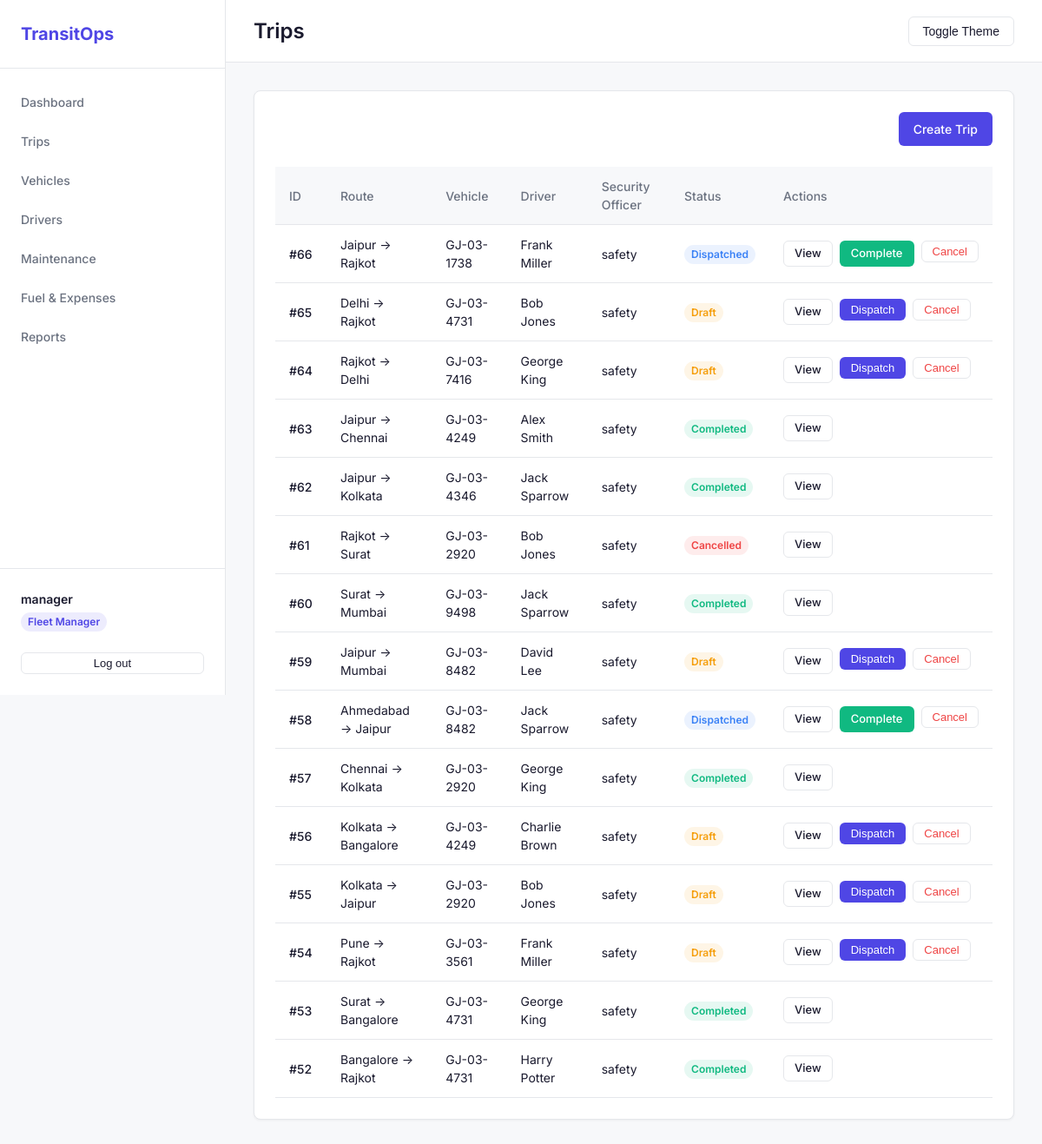
/trips/ (signed in), run on an earlier commit of the app's database.
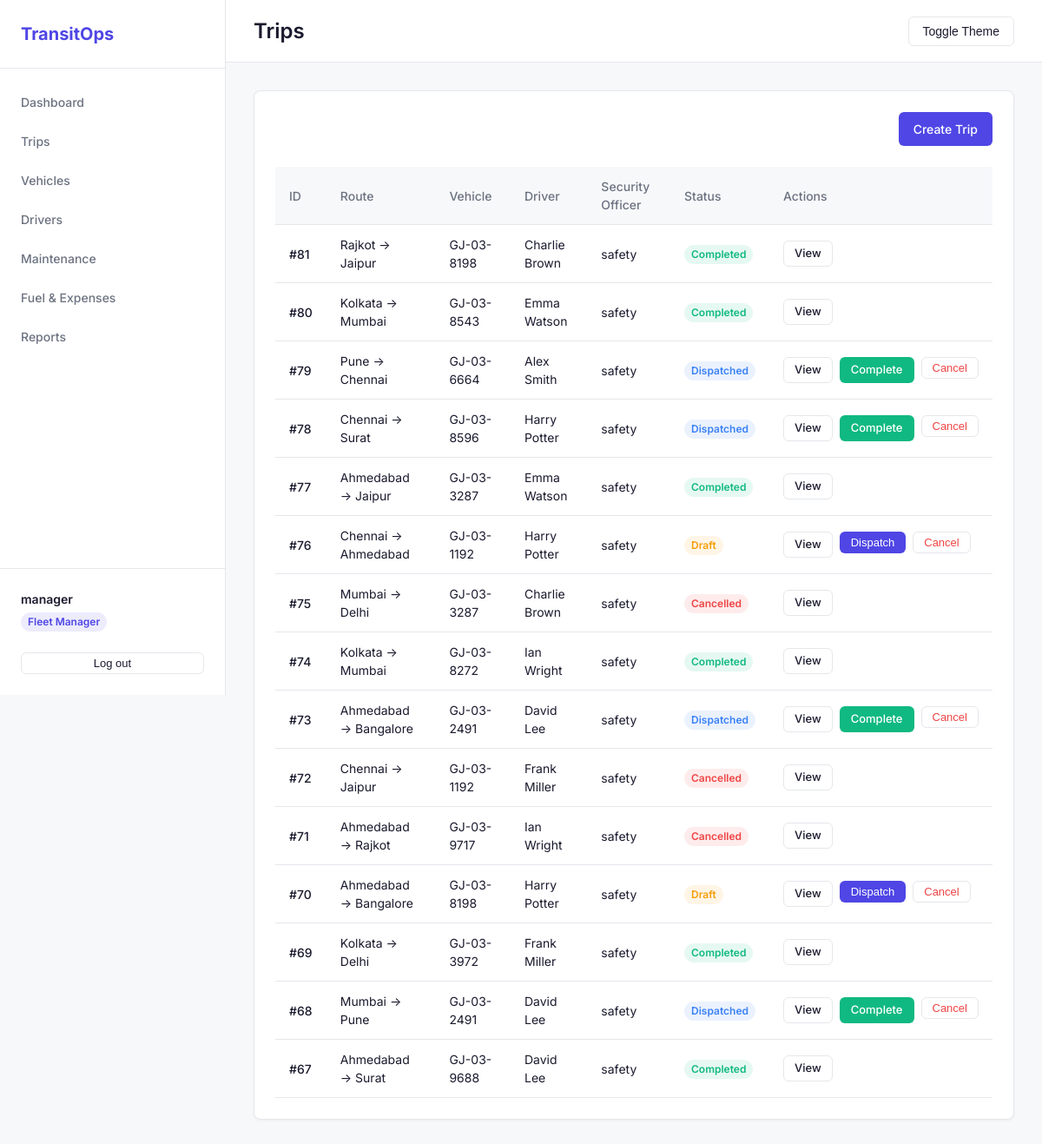
And on a later commit of the database.
### trips/models.py (models this page shows, shortened)
class Trip(models.Model):
    STATUS_CHOICES = (
        ('Draft', 'Draft'),
        ('Dispatched', 'Dispatched'),
        ('Completed', 'Completed'),
        ('Cancelled', 'Cancelled'),
    )
    source = models.CharField(max_length=200)
    destination = models.CharField(max_length=200)
    vehicle = models.ForeignKey(Vehicle, on_delete=models.CASCADE, related_name='trips')
    driver = models.ForeignKey(Driver, on_delete=models.CASCADE, related_name='trips')
    security_officer = models.ForeignKey(User, on_delete=models.SET_NULL, null=True, blank=True, related_name='supervised_trips')
    cargo_weight = models.DecimalField(max_digits=10, decimal_places=2, help_text="in kg")
    planned_distance = models.DecimalField(max_digits=10, decimal_places=2, help_text="in km")
    actual_distance = models.DecimalField(max_digits=10, decimal_places=2, null=True, blank=True)
    fuel_consumed = models.DecimalField(max_digits=10, decimal_places=2, null=True, blank=True)
    revenue = models.DecimalField(max_digits=12, decimal_places=2, default=0.00, help_text="Trip Revenue for ROI calculation")
    status = models.CharField(max_length=20, choices=STATUS_CHOICES, default='Draft')
    created_by = models.ForeignKey(User, on_delete=models.SET_NULL, null=True)
    dispatched_at = models.DateTimeField(null=True, blank=True)
    completed_at = models.DateTimeField(null=True, blank=True)
    cancelled_at = models.DateTimeField(null=True, blank=True)
    created_at = models.DateTimeField(auto_now_add=True)
    updated_at = models.DateTimeField(auto_now=True)
    class Meta:
        ordering = ['-created_at']

### vehicles/models.py (models this page shows, shortened)
class Vehicle(models.Model):
    STATUS_CHOICES = (
        ('Available', 'Available'),
        ('On Trip', 'On Trip'),
        ('In Shop', 'In Shop'),
        ('Retired', 'Retired'),
    )
    registration_number = models.CharField(max_length=50, unique=True, db_index=True)
    name_model = models.CharField(max_length=100)
    vehicle_type = models.CharField(max_length=50)
    max_load_capacity = models.DecimalField(max_digits=10, decimal_places=2, help_text="in kg")
    odometer = models.DecimalField(max_digits=10, decimal_places=2, default=0.0, help_text="in km")
    acquisition_cost = models.DecimalField(max_digits=12, decimal_places=2)
    status = models.CharField(max_length=20, choices=STATUS_CHOICES, default='Available')
    region = models.CharField(max_length=100, blank=True)
    created_at = models.DateTimeField(auto_now_add=True)
    updated_at = models.DateTimeField(auto_now=True)
    class Meta:
        ordering = ['-created_at']

### drivers/models.py (models this page shows, shortened)
class Driver(models.Model):
    STATUS_CHOICES = (
        ('Available', 'Available'),
        ('On Trip', 'On Trip'),
        ('Off Duty', 'Off Duty'),
        ('Suspended', 'Suspended'),
    )
    user = models.OneToOneField(User, on_delete=models.CASCADE, null=True, blank=True, related_name='driver_profile')
    name = models.CharField(max_length=100)
    license_number = models.CharField(max_length=50, unique=True)
    license_category = models.CharField(max_length=50)
    license_expiry_date = models.DateField()
    contact_number = models.CharField(max_length=20)
    safety_score = models.IntegerField(default=100, help_text="0-100")
    status = models.CharField(max_length=20, choices=STATUS_CHOICES, default='Available')
    created_at = models.DateTimeField(auto_now_add=True)
    updated_at = models.DateTimeField(auto_now=True)
    class Meta:
        ordering = ['-created_at']

### trips/views.py (the view)
# urls.py: path('', views.trip_list, name='trips_list'),
@role_required('Fleet Manager', 'Safety Officer', 'Driver', 'Admin')
def trip_list(request):
    trips = Trip.objects.all()
    if hasattr(request.user, 'profile') and request.user.profile.role == 'Driver':
        trips = trips.filter(driver__user=request.user)
    return render(request, 'trips/list.html', {'trips': trips})

### templates/trips/list.html (shortened to what this page needs)
{% extends 'base.html' %}
{% block page_title %}Trips{% endblock %}
{% block content %}
<div class="card">
    <div style="display: flex; justify-content: space-between; margin-bottom: 24px;">
        {% if user.profile.role in 'Fleet Manager,Admin' %}
        <a href="{% url 'trip_create' %}" class="btn btn-primary">Create Trip</a>
        {% endif %}
    </div>
    <div class="table-container">
        <table class="table">
            <thead>
                <tr>
                    <th>ID</th>
                    <th>Route</th>
                    <th>Vehicle</th>
                    <th>Driver</th>
                    <th>Security Officer</th>
                    <th>Status</th>
                    <th>Actions</th>
                </tr>
            </thead>
            <tbody>
                {% for trip in trips %}
                <tr>
                    <td style="font-weight: 500;">#{{ trip.id }}</td>
                    <td>{{ trip.source }} &rarr; {{ trip.destination }}</td>
                    <td>{{ trip.vehicle.registration_number }}</td>
                    <td>{{ trip.driver.name }}</td>
                    <td>{{ trip.security_officer.get_full_name|default:trip.security_officer.username|default:"-" }}</td>
                    <td>
                        <span class="badge
                            {% if trip.status == 'Completed' %}badge-success
                            {% elif trip.status == 'Dispatched' %}badge-info
                            {% elif trip.status == 'Draft' %}badge-warning
                            {% else %}badge-danger{% endif %}">
                            {{ trip.status }}
                        </span>
                    </td>
                    <td>
                        <div style="display: flex; gap: 8px;">
                            <a href="{% url 'trip_detail' trip.id %}" class="btn btn-ghost btn-sm">View</a>
                            {% if trip.status == 'Draft' %}
                                <form method="post" action="{% url 'trip_dispatch' trip.id %}">
                                    <button type="submit" class="btn btn-primary btn-sm">Dispatch</button>
                                </form>
                            {% elif trip.status == 'Dispatched' %}
                                <a href="{% url 'trip_complete' trip.id %}" class="btn btn-success btn-sm" style="background-color: var(--success); color: white;">Complete</a>
                            {% endif %}
                            {% if trip.status in 'Draft,Dispatched' %}
                                <form method="post" action="{% url 'trip_cancel' trip.id %}" onsubmit="return confirm('Are you sure you want to cancel this trip?');">
                                    <button type="submit" class="btn btn-ghost btn-sm" style="color: var(--danger);">Cancel</button>
                                </form>
                            {% endif %}
                        </div>
                    </td>
                </tr>
                {% empty %}
                <tr>
                    <td colspan="7" style="text-align: center; color: var(--text-muted); padding: 24px;">No trips found.</td>
                </tr>
                {% endfor %}
            </tbody>
        </table>
    </div>
</div>
{% endblock %}

What changed in the data, as far as the page shows it:
removed Trip: id "66", source "Jaipur", destination "Rajkot", vehicle.registration_number "GJ-03-1738", driver.name "Frank Miller", security_officer.get_full_name "safety", status "Dispatched", shows "Complete", shows "Cancel"
removed Trip: id "65", source "Delhi", destination "Rajkot", vehicle.registration_number "GJ-03-4731", driver.name "Bob Jones", security_officer.get_full_name "safety", status "Draft", shows "Dispatch", shows "Cancel"
removed Trip: id "64", source "Rajkot", destination "Delhi", vehicle.registration_number "GJ-03-7416", driver.name "George King", security_officer.get_full_name "safety", status "Draft", shows "Dispatch", shows "Cancel"
removed Trip: id "63", source "Jaipur", destination "Chennai", vehicle.registration_number "GJ-03-4249", driver.name "Alex Smith", security_officer.get_full_name "safety", status "Completed"
removed Trip: id "62", source "Jaipur", destination "Kolkata", vehicle.registration_number "GJ-03-4346", driver.name "Jack Sparrow", security_officer.get_full_name "safety", status "Completed"
removed Trip: id "61", source "Rajkot", destination "Surat", vehicle.registration_number "GJ-03-2920", driver.name "Bob Jones", security_officer.get_full_name "safety", status "Cancelled"
removed Trip: id "60", source "Surat", destination "Mumbai", vehicle.registration_number "GJ-03-9498", driver.name "Jack Sparrow", security_officer.get_full_name "safety", status "Completed"
removed Trip: id "59", source "Jaipur", destination "Mumbai", vehicle.registration_number "GJ-03-8482", driver.name "David Lee", security_officer.get_full_name "safety", status "Draft", shows "Dispatch", shows "Cancel"
removed Trip: id "58", source "Ahmedabad", destination "Jaipur", vehicle.registration_number "GJ-03-8482", driver.name "Jack Sparrow", security_officer.get_full_name "safety", status "Dispatched", shows "Complete", shows "Cancel"
removed Trip: id "57", source "Chennai", destination "Kolkata", vehicle.registration_number "GJ-03-2920", driver.name "George King", security_officer.get_full_name "safety", status "Completed"
removed Trip: id "56", source "Kolkata", destination "Bangalore", vehicle.registration_number "GJ-03-4249", driver.name "Charlie Brown", security_officer.get_full_name "safety", status "Draft", shows "Dispatch", shows "Cancel"
removed Trip: id "55", source "Kolkata", destination "Jaipur", vehicle.registration_number "GJ-03-2920", driver.name "Bob Jones", security_officer.get_full_name "safety", status "Draft", shows "Dispatch", shows "Cancel"
removed Trip: id "54", source "Pune", destination "Rajkot", vehicle.registration_number "GJ-03-3561", driver.name "Frank Miller", security_officer.get_full_name "safety", status "Draft", shows "Dispatch", shows "Cancel"
removed Trip: id "53", source "Surat", destination "Bangalore", vehicle.registration_number "GJ-03-4731", driver.name "George King", security_officer.get_full_name "safety", status "Completed"
removed Trip: id "52", source "Bangalore", destination "Rajkot", vehicle.registration_number "GJ-03-4731", driver.name "Harry Potter", security_officer.get_full_name "safety", status "Completed"
added Trip: id "81", source "Rajkot", destination "Jaipur", vehicle.registration_number "GJ-03-8198", driver.name "Charlie Brown", security_officer.get_full_name "safety", status "Completed"
added Trip: id "80", source "Kolkata", destination "Mumbai", vehicle.registration_number "GJ-03-8543", driver.name "Emma Watson", security_officer.get_full_name "safety", status "Completed"
added Trip: id "79", source "Pune", destination "Chennai", vehicle.registration_number "GJ-03-6664", driver.name "Alex Smith", security_officer.get_full_name "safety", status "Dispatched", shows "Complete", shows "Cancel"
added Trip: id "78", source "Chennai", destination "Surat", vehicle.registration_number "GJ-03-8596", driver.name "Harry Potter", security_officer.get_full_name "safety", status "Dispatched", shows "Complete", shows "Cancel"
added Trip: id "77", source "Ahmedabad", destination "Jaipur", vehicle.registration_number "GJ-03-3287", driver.name "Emma Watson", security_officer.get_full_name "safety", status "Completed"
added Trip: id "76", source "Chennai", destination "Ahmedabad", vehicle.registration_number "GJ-03-1192", driver.name "Harry Potter", security_officer.get_full_name "safety", status "Draft", shows "Dispatch", shows "Cancel"
added Trip: id "75", source "Mumbai", destination "Delhi", vehicle.registration_number "GJ-03-3287", driver.name "Charlie Brown", security_officer.get_full_name "safety", status "Cancelled"
added Trip: id "74", source "Kolkata", destination "Mumbai", vehicle.registration_number "GJ-03-8272", driver.name "Ian Wright", security_officer.get_full_name "safety", status "Completed"
added Trip: id "73", source "Ahmedabad", destination "Bangalore", vehicle.registration_number "GJ-03-2491", driver.name "David Lee", security_officer.get_full_name "safety", status "Dispatched", shows "Complete", shows "Cancel"
added Trip: id "72", source "Chennai", destination "Jaipur", vehicle.registration_number "GJ-03-1192", driver.name "Frank Miller", security_officer.get_full_name "safety", status "Cancelled"
added Trip: id "71", source "Ahmedabad", destination "Rajkot", vehicle.registration_number "GJ-03-9717", driver.name "Ian Wright", security_officer.get_full_name "safety", status "Cancelled"
added Trip: id "70", source "Ahmedabad", destination "Bangalore", vehicle.registration_number "GJ-03-8198", driver.name "Harry Potter", security_officer.get_full_name "safety", status "Draft", shows "Dispatch", shows "Cancel"
added Trip: id "69", source "Kolkata", destination "Delhi", vehicle.registration_number "GJ-03-3972", driver.name "Frank Miller", security_officer.get_full_name "safety", status "Completed"
added Trip: id "68", source "Mumbai", destination "Pune", vehicle.registration_number "GJ-03-2491", driver.name "David Lee", security_officer.get_full_name "safety", status "Dispatched", shows "Complete", shows "Cancel"
added Trip: id "67", source "Ahmedabad", destination "Surat", vehicle.registration_number "GJ-03-9688", driver.name "David Lee", security_officer.get_full_name "safety", status "Completed"
